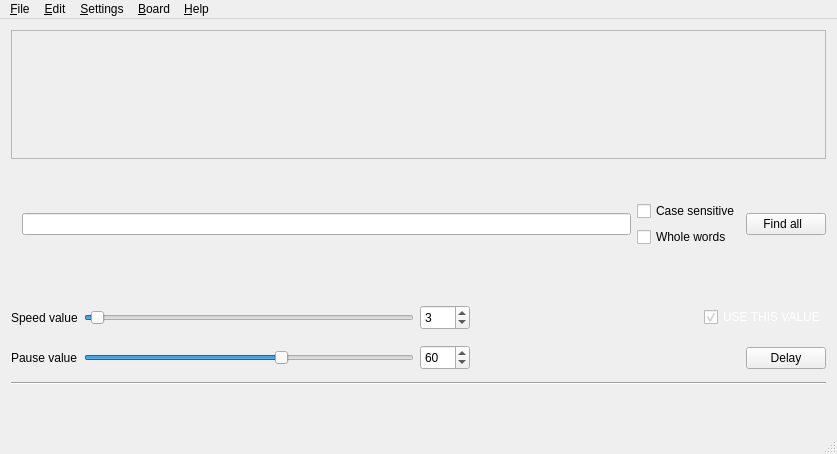
<?xml version="1.0" encoding="UTF-8"?>
<ui version="4.0">
 <class>MainWindow</class>
 <widget class="QMainWindow" name="MainWindow">
  <property name="enabled">
   <bool>true</bool>
  </property>
  <property name="geometry">
   <rect>
    <x>0</x>
    <y>0</y>
    <width>837</width>
    <height>454</height>
   </rect>
  </property>
  <property name="windowTitle">
   <string>MainWindow</string>
  </property>
  <property name="toolTip">
   <string/>
  </property>
  <property name="statusTip">
   <string/>
  </property>
  <property name="whatsThis">
   <string/>
  </property>
  <property name="accessibleName">
   <string comment="7" extracomment="8"/>
  </property>
  <property name="accessibleDescription">
   <string/>
  </property>
  <property name="locale">
   <locale language="Ukrainian" country="Ukraine"/>
  </property>
  <widget class="QWidget" name="centralWidget">
   <property name="focusPolicy">
    <enum>Qt::NoFocus</enum>
   </property>
   <layout class="QGridLayout" name="gridLayout">
    <item row="0" column="0">
     <layout class="QVBoxLayout" name="verticalLayout">
      <item>
       <widget class="QFrame" name="frame">
        <property name="frameShape">
         <enum>QFrame::StyledPanel</enum>
        </property>
        <property name="frameShadow">
         <enum>QFrame::Raised</enum>
        </property>
       </widget>
      </item>
      <item>
       <widget class="QWidget" name="widget_Find" native="true">
        <layout class="QVBoxLayout" name="verticalLayout_3">
         <property name="spacing">
          <number>0</number>
         </property>
         <property name="topMargin">
          <number>0</number>
         </property>
         <property name="rightMargin">
          <number>0</number>
         </property>
         <item>
          <layout class="QHBoxLayout" name="horizontalLayout">
           <property name="spacing">
            <number>6</number>
           </property>
           <item>
            <widget class="QLineEdit" name="lineEdit_Find">
             <property name="clearButtonEnabled">
              <bool>true</bool>
             </property>
            </widget>
           </item>
           <item>
            <layout class="QVBoxLayout" name="flags">
             <item>
              <widget class="QCheckBox" name="check_case_sensitive">
               <property name="text">
                <string>Case sensitive</string>
               </property>
              </widget>
             </item>
             <item>
              <widget class="QCheckBox" name="check_whole_words">
               <property name="text">
                <string>Whole words</string>
               </property>
              </widget>
             </item>
            </layout>
           </item>
           <item>
            <widget class="QPushButton" name="button_Find">
             <property name="minimumSize">
              <size>
               <width>80</width>
               <height>0</height>
              </size>
             </property>
             <property name="text">
              <string>Find all  </string>
             </property>
            </widget>
           </item>
          </layout>
         </item>
        </layout>
       </widget>
      </item>
     </layout>
    </item>
    <item row="4" column="0">
     <layout class="QHBoxLayout" name="horizontalLayout_4">
      <item>
       <layout class="QHBoxLayout" name="toolBarLayout">
        <item>
         <widget class="QPushButton" name="delayBtn">
          <property name="minimumSize">
           <size>
            <width>30</width>
            <height>30</height>
           </size>
          </property>
          <property name="maximumSize">
           <size>
            <width>30</width>
            <height>30</height>
           </size>
          </property>
          <property name="acceptDrops">
           <bool>false</bool>
          </property>
          <property name="toolTip">
           <string/>
          </property>
          <property name="statusTip">
           <string/>
          </property>
          <property name="whatsThis">
           <string/>
          </property>
          <property name="accessibleName">
           <string/>
          </property>
          <property name="accessibleDescription">
           <string/>
          </property>
          <property name="autoFillBackground">
           <bool>false</bool>
          </property>
          <property name="text">
           <string comment="2" extracomment="3"/>
          </property>
          <property name="icon">
           <iconset resource="icons.qrc">
            <normaloff>:/icons/pause-icon.png</normaloff>:/icons/pause-icon.png</iconset>
          </property>
          <property name="iconSize">
           <size>
            <width>24</width>
            <height>24</height>
           </size>
          </property>
          <property name="checkable">
           <bool>false</bool>
          </property>
          <property name="autoRepeat">
           <bool>false</bool>
          </property>
          <property name="autoDefault">
           <bool>false</bool>
          </property>
          <property name="default">
           <bool>false</bool>
          </property>
          <property name="flat">
           <bool>true</bool>
          </property>
         </widget>
        </item>
        <item>
         <widget class="QPushButton" name="speedBtn">
          <property name="minimumSize">
           <size>
            <width>30</width>
            <height>30</height>
           </size>
          </property>
          <property name="maximumSize">
           <size>
            <width>30</width>
            <height>30</height>
           </size>
          </property>
          <property name="text">
           <string/>
          </property>
          <property name="icon">
           <iconset resource="icons.qrc">
            <normaloff>:/icons/speed-icon.png</normaloff>:/icons/speed-icon.png</iconset>
          </property>
          <property name="iconSize">
           <size>
            <width>24</width>
            <height>24</height>
           </size>
          </property>
          <property name="flat">
           <bool>true</bool>
          </property>
         </widget>
        </item>
        <item>
         <widget class="QPushButton" name="backBtn">
          <property name="minimumSize">
           <size>
            <width>30</width>
            <height>30</height>
           </size>
          </property>
          <property name="maximumSize">
           <size>
            <width>30</width>
            <height>30</height>
           </size>
          </property>
          <property name="text">
           <string/>
          </property>
          <property name="icon">
           <iconset resource="icons.qrc">
            <normaloff>:/icons/next-2-icon.png</normaloff>:/icons/next-2-icon.png</iconset>
          </property>
          <property name="iconSize">
           <size>
            <width>24</width>
            <height>24</height>
           </size>
          </property>
          <property name="flat">
           <bool>true</bool>
          </property>
         </widget>
        </item>
        <item>
         <widget class="QPushButton" name="animationBtn">
          <property name="minimumSize">
           <size>
            <width>30</width>
            <height>30</height>
           </size>
          </property>
          <property name="maximumSize">
           <size>
            <width>30</width>
            <height>30</height>
           </size>
          </property>
          <property name="text">
           <string/>
          </property>
          <property name="icon">
           <iconset resource="icons.qrc">
            <normaloff>:/icons/remove-icon.png</normaloff>:/icons/remove-icon.png</iconset>
          </property>
          <property name="iconSize">
           <size>
            <width>24</width>
            <height>24</height>
           </size>
          </property>
          <property name="default">
           <bool>false</bool>
          </property>
          <property name="flat">
           <bool>true</bool>
          </property>
         </widget>
        </item>
        <item>
         <widget class="QPushButton" name="crossBtn">
          <property name="minimumSize">
           <size>
            <width>30</width>
            <height>30</height>
           </size>
          </property>
          <property name="maximumSize">
           <size>
            <width>30</width>
            <height>30</height>
           </size>
          </property>
          <property name="text">
           <string/>
          </property>
          <property name="icon">
           <iconset resource="icons.qrc">
            <normaloff>:/icons/Actions-format-text-strikethrough-icon.png</normaloff>:/icons/Actions-format-text-strikethrough-icon.png</iconset>
          </property>
          <property name="iconSize">
           <size>
            <width>24</width>
            <height>24</height>
           </size>
          </property>
          <property name="flat">
           <bool>true</bool>
          </property>
         </widget>
        </item>
        <item>
         <widget class="QPushButton" name="colorBtn">
          <property name="minimumSize">
           <size>
            <width>30</width>
            <height>30</height>
           </size>
          </property>
          <property name="maximumSize">
           <size>
            <width>30</width>
            <height>30</height>
           </size>
          </property>
          <property name="text">
           <string/>
          </property>
          <property name="icon">
           <iconset resource="icons.qrc">
            <normaloff>:/icons/ToolBar-color.png</normaloff>:/icons/ToolBar-color.png</iconset>
          </property>
          <property name="iconSize">
           <size>
            <width>24</width>
            <height>24</height>
           </size>
          </property>
          <property name="flat">
           <bool>true</bool>
          </property>
         </widget>
        </item>
        <item>
         <widget class="QPushButton" name="clearBtn">
          <property name="minimumSize">
           <size>
            <width>30</width>
            <height>30</height>
           </size>
          </property>
          <property name="maximumSize">
           <size>
            <width>30</width>
            <height>30</height>
           </size>
          </property>
          <property name="text">
           <string/>
          </property>
          <property name="icon">
           <iconset resource="icons.qrc">
            <normaloff>:/icons/Actions-edit-clear-icon.png</normaloff>:/icons/Actions-edit-clear-icon.png</iconset>
          </property>
          <property name="iconSize">
           <size>
            <width>24</width>
            <height>24</height>
           </size>
          </property>
          <property name="autoDefault">
           <bool>false</bool>
          </property>
          <property name="default">
           <bool>false</bool>
          </property>
          <property name="flat">
           <bool>true</bool>
          </property>
         </widget>
        </item>
       </layout>
      </item>
      <item>
       <spacer name="horizontalSpacer">
        <property name="orientation">
         <enum>Qt::Horizontal</enum>
        </property>
        <property name="sizeHint" stdset="0">
         <size>
          <width>307</width>
          <height>20</height>
         </size>
        </property>
       </spacer>
      </item>
     </layout>
    </item>
    <item row="3" column="0">
     <widget class="Line" name="line">
      <property name="minimumSize">
       <size>
        <width>0</width>
        <height>0</height>
       </size>
      </property>
      <property name="orientation">
       <enum>Qt::Horizontal</enum>
      </property>
     </widget>
    </item>
    <item row="1" column="0">
     <widget class="QWidget" name="widget_speedTB" native="true">
      <property name="minimumSize">
       <size>
        <width>0</width>
        <height>35</height>
       </size>
      </property>
      <property name="maximumSize">
       <size>
        <width>16777215</width>
        <height>35</height>
       </size>
      </property>
      <layout class="QGridLayout" name="gridLayout_2">
       <property name="leftMargin">
        <number>0</number>
       </property>
       <property name="topMargin">
        <number>0</number>
       </property>
       <property name="rightMargin">
        <number>0</number>
       </property>
       <property name="bottomMargin">
        <number>0</number>
       </property>
       <property name="spacing">
        <number>0</number>
       </property>
       <item row="0" column="0">
        <layout class="QHBoxLayout" name="horizontalLayout_3">
         <item>
          <widget class="QLabel" name="label">
           <property name="text">
            <string>Speed value</string>
           </property>
           <property name="scaledContents">
            <bool>false</bool>
           </property>
          </widget>
         </item>
         <item>
          <widget class="QSlider" name="slider_speedTB">
           <property name="minimumSize">
            <size>
             <width>330</width>
             <height>25</height>
            </size>
           </property>
           <property name="maximumSize">
            <size>
             <width>330</width>
             <height>25</height>
            </size>
           </property>
           <property name="minimum">
            <number>1</number>
           </property>
           <property name="value">
            <number>3</number>
           </property>
           <property name="orientation">
            <enum>Qt::Horizontal</enum>
           </property>
          </widget>
         </item>
         <item>
          <widget class="QSpinBox" name="spinBox_speedTB">
           <property name="minimumSize">
            <size>
             <width>50</width>
             <height>25</height>
            </size>
           </property>
           <property name="maximumSize">
            <size>
             <width>50</width>
             <height>25</height>
            </size>
           </property>
           <property name="minimum">
            <number>1</number>
           </property>
           <property name="value">
            <number>3</number>
           </property>
          </widget>
         </item>
         <item>
          <spacer name="horizontalSpacer_3">
           <property name="orientation">
            <enum>Qt::Horizontal</enum>
           </property>
           <property name="sizeHint" stdset="0">
            <size>
             <width>108</width>
             <height>13</height>
            </size>
           </property>
          </spacer>
         </item>
         <item>
          <widget class="QLabel" name="expected_time">
           <property name="styleSheet">
            <string notr="true">color: &quot;white&quot;;</string>
           </property>
           <property name="text">
            <string/>
           </property>
          </widget>
         </item>
         <item>
          <spacer name="horizontalSpacer_4">
           <property name="orientation">
            <enum>Qt::Horizontal</enum>
           </property>
           <property name="sizeHint" stdset="0">
            <size>
             <width>67</width>
             <height>13</height>
            </size>
           </property>
          </spacer>
         </item>
         <item>
          <widget class="QCheckBox" name="check_use_speed_value">
           <property name="styleSheet">
            <string notr="true">color : rgb(255, 255, 255)</string>
           </property>
           <property name="text">
            <string>USE THIS VALUE</string>
           </property>
           <property name="checked">
            <bool>true</bool>
           </property>
          </widget>
         </item>
        </layout>
       </item>
      </layout>
     </widget>
    </item>
    <item row="2" column="0">
     <widget class="QWidget" name="widget_delayTB" native="true">
      <property name="minimumSize">
       <size>
        <width>0</width>
        <height>35</height>
       </size>
      </property>
      <property name="maximumSize">
       <size>
        <width>16777215</width>
        <height>35</height>
       </size>
      </property>
      <layout class="QVBoxLayout" name="verticalLayout_2">
       <property name="leftMargin">
        <number>0</number>
       </property>
       <property name="topMargin">
        <number>0</number>
       </property>
       <property name="rightMargin">
        <number>0</number>
       </property>
       <property name="bottomMargin">
        <number>0</number>
       </property>
       <item>
        <layout class="QHBoxLayout" name="horizontalLayout_2">
         <item>
          <widget class="QLabel" name="label_delayTB">
           <property name="text">
            <string>Pause value</string>
           </property>
          </widget>
         </item>
         <item>
          <widget class="QSlider" name="slider_delayTB">
           <property name="minimumSize">
            <size>
             <width>330</width>
             <height>25</height>
            </size>
           </property>
           <property name="maximumSize">
            <size>
             <width>16777215</width>
             <height>25</height>
            </size>
           </property>
           <property name="minimum">
            <number>1</number>
           </property>
           <property name="singleStep">
            <number>1</number>
           </property>
           <property name="pageStep">
            <number>5</number>
           </property>
           <property name="value">
            <number>60</number>
           </property>
           <property name="orientation">
            <enum>Qt::Horizontal</enum>
           </property>
           <property name="tickPosition">
            <enum>QSlider::NoTicks</enum>
           </property>
          </widget>
         </item>
         <item>
          <widget class="QSpinBox" name="spinBox_delayTB">
           <property name="minimumSize">
            <size>
             <width>50</width>
             <height>25</height>
            </size>
           </property>
           <property name="maximumSize">
            <size>
             <width>50</width>
             <height>25</height>
            </size>
           </property>
           <property name="minimum">
            <number>1</number>
           </property>
           <property name="value">
            <number>60</number>
           </property>
          </widget>
         </item>
         <item>
          <spacer name="horizontalSpacer_2">
           <property name="orientation">
            <enum>Qt::Horizontal</enum>
           </property>
           <property name="sizeHint" stdset="0">
            <size>
             <width>2000</width>
             <height>30</height>
            </size>
           </property>
          </spacer>
         </item>
         <item>
          <widget class="QPushButton" name="button_Delay">
           <property name="text">
            <string>Delay</string>
           </property>
          </widget>
         </item>
        </layout>
       </item>
      </layout>
     </widget>
    </item>
   </layout>
   <zorder>widget_delayTB</zorder>
   <zorder>line</zorder>
   <zorder>widget_speedTB</zorder>
   <zorder></zorder>
  </widget>
  <widget class="QMenuBar" name="menuBar">
   <property name="geometry">
    <rect>
     <x>0</x>
     <y>0</y>
     <width>837</width>
     <height>21</height>
    </rect>
   </property>
   <widget class="QMenu" name="menu_File">
    <property name="title">
     <string>&amp;File</string>
    </property>
    <addaction name="action_New"/>
    <addaction name="action_Open"/>
    <addaction name="action_Save"/>
    <addaction name="action_Save_as"/>
    <addaction name="separator"/>
   </widget>
   <widget class="QMenu" name="menu_Edit">
    <property name="title">
     <string>&amp;Edit</string>
    </property>
    <addaction name="action_Undo"/>
    <addaction name="action_Redo"/>
    <addaction name="separator"/>
    <addaction name="action_Cut"/>
    <addaction name="action_Copy"/>
    <addaction name="action_Paste"/>
    <addaction name="action_Select_all"/>
    <addaction name="separator"/>
    <addaction name="action_Find"/>
   </widget>
   <widget class="QMenu" name="menu_Settings">
    <property name="title">
     <string>&amp;Settings</string>
    </property>
    <addaction name="action_Font"/>
    <addaction name="action_Color"/>
    <addaction name="action_Board_Font"/>
    <addaction name="action_Board_Color"/>
    <addaction name="separator"/>
    <addaction name="action_Reset_default"/>
   </widget>
   <widget class="QMenu" name="menu_Board">
    <property name="title">
     <string>&amp;Board</string>
    </property>
    <addaction name="action_Show"/>
    <addaction name="action_Hide"/>
    <addaction name="separator"/>
    <addaction name="action_Play"/>
    <addaction name="action_Pause"/>
    <addaction name="action_Stop"/>
    <addaction name="actionRecord_to_file"/>
    <addaction name="actionSend_to_youTube"/>
    <addaction name="actionClear_drawing"/>
    <addaction name="actionShow_last_drawing"/>
    <addaction name="actionSave_drawing"/>
    <addaction name="actionLoad_drawing_temp"/>
   </widget>
   <widget class="QMenu" name="menu_Help">
    <property name="title">
     <string>&amp;Help</string>
    </property>
    <addaction name="action_About"/>
   </widget>
   <addaction name="menu_File"/>
   <addaction name="menu_Edit"/>
   <addaction name="menu_Settings"/>
   <addaction name="menu_Board"/>
   <addaction name="menu_Help"/>
  </widget>
  <widget class="QStatusBar" name="statusBar">
   <property name="autoFillBackground">
    <bool>false</bool>
   </property>
   <property name="styleSheet">
    <string notr="true">color: rgb(255, 5, 9);</string>
   </property>
  </widget>
  <action name="action_New">
   <property name="icon">
    <iconset resource="icons.qrc">
     <normaloff>:/icons/new-file-icon.png</normaloff>:/icons/new-file-icon.png</iconset>
   </property>
   <property name="text">
    <string>&amp;New</string>
   </property>
   <property name="shortcut">
    <string>Ctrl+N</string>
   </property>
  </action>
  <action name="action_Open">
   <property name="icon">
    <iconset resource="icons.qrc">
     <normaloff>:/icons/open-file-icon.png</normaloff>:/icons/open-file-icon.png</iconset>
   </property>
   <property name="text">
    <string>&amp;Open</string>
   </property>
   <property name="shortcut">
    <string>Ctrl+O</string>
   </property>
  </action>
  <action name="action_Save">
   <property name="icon">
    <iconset resource="icons.qrc">
     <normaloff>:/icons/Save-icon.png</normaloff>:/icons/Save-icon.png</iconset>
   </property>
   <property name="text">
    <string>&amp;Save</string>
   </property>
   <property name="shortcut">
    <string>Ctrl+S</string>
   </property>
  </action>
  <action name="action_Save_as">
   <property name="icon">
    <iconset resource="icons.qrc">
     <normaloff>:/icons/Save-as-icon.png</normaloff>:/icons/Save-as-icon.png</iconset>
   </property>
   <property name="text">
    <string>Save &amp;as...</string>
   </property>
  </action>
  <action name="action_Exit">
   <property name="icon">
    <iconset resource="icons.qrc">
     <normaloff>:/icons/Close-2-icon.png</normaloff>:/icons/Close-2-icon.png</iconset>
   </property>
   <property name="text">
    <string>&amp;Exit</string>
   </property>
   <property name="shortcut">
    <string>Ctrl+Q</string>
   </property>
  </action>
  <action name="action_Undo">
   <property name="enabled">
    <bool>true</bool>
   </property>
   <property name="icon">
    <iconset resource="icons.qrc">
     <normaloff>:/icons/undo-icon.png</normaloff>:/icons/undo-icon.png</iconset>
   </property>
   <property name="text">
    <string>&amp;Undo</string>
   </property>
  </action>
  <action name="action_Redo">
   <property name="enabled">
    <bool>true</bool>
   </property>
   <property name="icon">
    <iconset resource="icons.qrc">
     <normaloff>:/icons/redo-icon.png</normaloff>:/icons/redo-icon.png</iconset>
   </property>
   <property name="text">
    <string>&amp;Redo</string>
   </property>
  </action>
  <action name="action_Cut">
   <property name="icon">
    <iconset resource="icons.qrc">
     <normaloff>:/icons/cut-icon.png</normaloff>:/icons/cut-icon.png</iconset>
   </property>
   <property name="text">
    <string>&amp;Cut</string>
   </property>
   <property name="toolTip">
    <string>Cut</string>
   </property>
  </action>
  <action name="action_Copy">
   <property name="icon">
    <iconset resource="icons.qrc">
     <normaloff>:/icons/Copy-icon.png</normaloff>:/icons/Copy-icon.png</iconset>
   </property>
   <property name="text">
    <string>&amp;Copy</string>
   </property>
  </action>
  <action name="action_Paste">
   <property name="icon">
    <iconset resource="icons.qrc">
     <normaloff>:/icons/Paste-icon.png</normaloff>:/icons/Paste-icon.png</iconset>
   </property>
   <property name="text">
    <string>&amp;Paste</string>
   </property>
   <property name="autoRepeat">
    <bool>true</bool>
   </property>
  </action>
  <action name="action_Find">
   <property name="icon">
    <iconset resource="icons.qrc">
     <normaloff>:/icons/search-icon.png</normaloff>:/icons/search-icon.png</iconset>
   </property>
   <property name="text">
    <string>&amp;Find</string>
   </property>
  </action>
  <action name="action_Font">
   <property name="icon">
    <iconset resource="icons.qrc">
     <normaloff>:/icons/font-x-generic-icon.png</normaloff>:/icons/font-x-generic-icon.png</iconset>
   </property>
   <property name="text">
    <string>&amp;Font</string>
   </property>
  </action>
  <action name="action_Color">
   <property name="enabled">
    <bool>true</bool>
   </property>
   <property name="icon">
    <iconset resource="icons.qrc">
     <normaloff>:/icons/colors-icon.png</normaloff>:/icons/colors-icon.png</iconset>
   </property>
   <property name="text">
    <string>&amp;Color</string>
   </property>
   <property name="visible">
    <bool>true</bool>
   </property>
  </action>
  <action name="action_Reset_default">
   <property name="icon">
    <iconset resource="icons.qrc">
     <normaloff>:/icons/default_programs.png</normaloff>:/icons/default_programs.png</iconset>
   </property>
   <property name="text">
    <string>&amp;Reset default</string>
   </property>
  </action>
  <action name="action_Show">
   <property name="icon">
    <iconset resource="icons.qrc">
     <normaloff>:/icons/gnome_show_desktop.png</normaloff>:/icons/gnome_show_desktop.png</iconset>
   </property>
   <property name="text">
    <string>Sho&amp;w</string>
   </property>
  </action>
  <action name="action_Hide">
   <property name="icon">
    <iconset resource="icons.qrc">
     <normaloff>:/icons/hide_icon.png</normaloff>:/icons/hide_icon.png</iconset>
   </property>
   <property name="text">
    <string>&amp;Hide</string>
   </property>
  </action>
  <action name="action_Play">
   <property name="enabled">
    <bool>false</bool>
   </property>
   <property name="icon">
    <iconset resource="icons.qrc">
     <normaloff>:/icons/play-8-icon.png</normaloff>:/icons/play-8-icon.png</iconset>
   </property>
   <property name="text">
    <string>&amp;Play</string>
   </property>
  </action>
  <action name="action_Pause">
   <property name="enabled">
    <bool>false</bool>
   </property>
   <property name="icon">
    <iconset resource="icons.qrc">
     <normaloff>:/icons/pause-icon.png</normaloff>:/icons/pause-icon.png</iconset>
   </property>
   <property name="text">
    <string>P&amp;ause</string>
   </property>
  </action>
  <action name="action_Stop">
   <property name="enabled">
    <bool>false</bool>
   </property>
   <property name="icon">
    <iconset resource="icons.qrc">
     <normaloff>:/icons/stop_icon.png</normaloff>:/icons/stop_icon.png</iconset>
   </property>
   <property name="text">
    <string>S&amp;top</string>
   </property>
  </action>
  <action name="action_About">
   <property name="icon">
    <iconset resource="icons.qrc">
     <normaloff>:/icons/info.png</normaloff>:/icons/info.png</iconset>
   </property>
   <property name="text">
    <string>&amp;About</string>
   </property>
  </action>
  <action name="action_delayTB">
   <property name="icon">
    <iconset resource="icons.qrc">
     <normaloff>:/icons/pause-icon.png</normaloff>:/icons/pause-icon.png</iconset>
   </property>
   <property name="text">
    <string>\p</string>
   </property>
   <property name="toolTip">
    <string>&lt;html&gt;&lt;head/&gt;&lt;body&gt;&lt;p&gt;Delay (Alt + 1)&lt;/p&gt;&lt;p&gt;Long pressing - open delay menu&lt;/p&gt;&lt;/body&gt;&lt;/html&gt;</string>
   </property>
   <property name="shortcut">
    <string>Alt+1</string>
   </property>
  </action>
  <action name="action_clearTB">
   <property name="icon">
    <iconset resource="icons.qrc">
     <normaloff>:/icons/Actions-edit-clear-icon.png</normaloff>:/icons/Actions-edit-clear-icon.png</iconset>
   </property>
   <property name="text">
    <string>\a</string>
   </property>
   <property name="toolTip">
    <string>&lt;html&gt;&lt;head/&gt;&lt;body&gt;&lt;p&gt;Clear (Alt + C)&lt;/p&gt;&lt;p&gt;Clears screen&lt;/p&gt;&lt;/body&gt;&lt;/html&gt;</string>
   </property>
   <property name="shortcut">
    <string>Alt+C</string>
   </property>
  </action>
  <action name="action_colorTB">
   <property name="enabled">
    <bool>true</bool>
   </property>
   <property name="icon">
    <iconset resource="icons.qrc">
     <normaloff>:/icons/ToolBar-color.png</normaloff>:/icons/ToolBar-color.png</iconset>
   </property>
   <property name="text">
    <string>\c</string>
   </property>
   <property name="toolTip">
    <string>&lt;html&gt;&lt;head/&gt;&lt;body&gt;&lt;p&gt;Color (Alt + 5)&lt;/p&gt;&lt;/body&gt;&lt;/html&gt;</string>
   </property>
   <property name="shortcut">
    <string>Alt+5</string>
   </property>
  </action>
  <action name="action_backTB">
   <property name="checkable">
    <bool>false</bool>
   </property>
   <property name="icon">
    <iconset resource="icons.qrc">
     <normaloff>:/icons/next-2-icon.png</normaloff>:/icons/next-2-icon.png</iconset>
   </property>
   <property name="text">
    <string>\n</string>
   </property>
   <property name="toolTip">
    <string>&lt;html&gt;&lt;head/&gt;&lt;body&gt;&lt;p&gt;Back (Alt + 2)&lt;/p&gt;&lt;p&gt;Returns carete for 1 symbol &lt;/p&gt;&lt;/body&gt;&lt;/html&gt;</string>
   </property>
   <property name="shortcut">
    <string>Alt+2</string>
   </property>
  </action>
  <action name="action_crossTB">
   <property name="icon">
    <iconset resource="icons.qrc">
     <normaloff>:/icons/Actions-format-text-strikethrough-icon.png</normaloff>:/icons/Actions-format-text-strikethrough-icon.png</iconset>
   </property>
   <property name="text">
    <string>\-</string>
   </property>
   <property name="toolTip">
    <string>&lt;html&gt;&lt;head/&gt;&lt;body&gt;&lt;p&gt;Cross out (Alt + 4)&lt;/p&gt;&lt;p&gt;Crosses out previous character&lt;/p&gt;&lt;/body&gt;&lt;/html&gt;</string>
   </property>
   <property name="shortcut">
    <string>Alt+4</string>
   </property>
  </action>
  <action name="action_animatedTB">
   <property name="icon">
    <iconset resource="icons.qrc">
     <normaloff>:/icons/remove-icon.png</normaloff>:/icons/remove-icon.png</iconset>
   </property>
   <property name="text">
    <string>\&lt;001</string>
   </property>
   <property name="toolTip">
    <string>&lt;html&gt;&lt;head/&gt;&lt;body&gt;&lt;p&gt;Animated (Alt + 3)&lt;/p&gt;&lt;/body&gt;&lt;/html&gt;</string>
   </property>
   <property name="shortcut">
    <string>Alt+3</string>
   </property>
  </action>
  <action name="action_Select_all">
   <property name="enabled">
    <bool>true</bool>
   </property>
   <property name="icon">
    <iconset resource="icons.qrc">
     <normaloff>:/icons/select_all.png</normaloff>:/icons/select_all.png</iconset>
   </property>
   <property name="text">
    <string>Select all</string>
   </property>
  </action>
  <action name="action_delay_menuTB">
   <property name="checkable">
    <bool>true</bool>
   </property>
   <property name="icon">
    <iconset resource="icons.qrc">
     <normaloff>:/icons/pause-icon.png</normaloff>:/icons/pause-icon.png</iconset>
   </property>
   <property name="text">
    <string>Delay menu</string>
   </property>
   <property name="toolTip">
    <string>&lt;html&gt;&lt;head/&gt;&lt;body&gt;&lt;p&gt;Delay (Alt + 1)&lt;/p&gt;&lt;p&gt;Long pressing - open delay menu&lt;/p&gt;&lt;/body&gt;&lt;/html&gt;</string>
   </property>
   <property name="shortcut">
    <string>Alt+Q</string>
   </property>
  </action>
  <action name="action_Board_Font">
   <property name="icon">
    <iconset resource="icons.qrc">
     <normaloff>:/icons/font-x-generic-icon.png</normaloff>:/icons/font-x-generic-icon.png</iconset>
   </property>
   <property name="text">
    <string>Convas Font</string>
   </property>
  </action>
  <action name="action_Board_Color">
   <property name="icon">
    <iconset resource="icons.qrc">
     <normaloff>:/icons/ToolBar-color.png</normaloff>:/icons/ToolBar-color.png</iconset>
   </property>
   <property name="text">
    <string>Convas Color</string>
   </property>
  </action>
  <action name="actionRecord_to_file">
   <property name="checkable">
    <bool>true</bool>
   </property>
   <property name="icon">
    <iconset resource="icons.qrc">
     <normaloff>:/icons/12video icon.png</normaloff>:/icons/12video icon.png</iconset>
   </property>
   <property name="text">
    <string>Record to file</string>
   </property>
  </action>
  <action name="actionSend_to_youTube">
   <property name="icon">
    <iconset resource="icons.qrc">
     <normaloff>:/icons/youtube_icon.png</normaloff>:/icons/youtube_icon.png</iconset>
   </property>
   <property name="text">
    <string>Send to youTube</string>
   </property>
  </action>
  <action name="actionClear_drawing">
   <property name="icon">
    <iconset resource="icons.qrc">
     <normaloff>:/icons/Oxygen-Icons.org-Oxygen-Actions-edit-clear.ico</normaloff>:/icons/Oxygen-Icons.org-Oxygen-Actions-edit-clear.ico</iconset>
   </property>
   <property name="text">
    <string>Clear drawing</string>
   </property>
  </action>
  <action name="actionShow_last_drawing">
   <property name="icon">
    <iconset resource="icons.qrc">
     <normaloff>:/icons/ip_icon_04_New.png</normaloff>:/icons/ip_icon_04_New.png</iconset>
   </property>
   <property name="text">
    <string>Show last drawing</string>
   </property>
  </action>
  <action name="actionSave_drawing">
   <property name="icon">
    <iconset resource="../TimeLine/icons_timeLine.qrc">
     <normaloff>:/iphone_toolbar_icons/disk.png</normaloff>:/iphone_toolbar_icons/disk.png</iconset>
   </property>
   <property name="text">
    <string>Save drawing</string>
   </property>
  </action>
  <action name="actionLoad_drawing_temp">
   <property name="icon">
    <iconset resource="icons.qrc">
     <normaloff>:/icons/new-icon.png</normaloff>:/icons/new-icon.png</iconset>
   </property>
   <property name="text">
    <string>Load drawing (temp)</string>
   </property>
  </action>
  <action name="actionNew">
   <property name="icon">
    <iconset resource="icons.qrc">
     <normaloff>:/icons/new-file-icon.png</normaloff>:/icons/new-file-icon.png</iconset>
   </property>
   <property name="text">
    <string>New</string>
   </property>
  </action>
  <action name="actionOpen">
   <property name="icon">
    <iconset resource="icons.qrc">
     <normaloff>:/icons/open-file-icon.png</normaloff>:/icons/open-file-icon.png</iconset>
   </property>
   <property name="text">
    <string>Open</string>
   </property>
  </action>
  <action name="actionSave">
   <property name="text">
    <string>Save</string>
   </property>
  </action>
 </widget>
 <layoutdefault spacing="6" margin="11"/>
 <resources>
  <include location="../TimeLine/icons_timeLine.qrc"/>
  <include location="icons.qrc"/>
 </resources>
 <connections>
  <connection>
   <sender>spinBox_delayTB</sender>
   <signal>valueChanged(int)</signal>
   <receiver>slider_delayTB</receiver>
   <slot>setValue(int)</slot>
   <hints>
    <hint type="sourcelabel">
     <x>480</x>
     <y>253</y>
    </hint>
    <hint type="destinationlabel">
     <x>423</x>
     <y>253</y>
    </hint>
   </hints>
  </connection>
  <connection>
   <sender>slider_delayTB</sender>
   <signal>valueChanged(int)</signal>
   <receiver>spinBox_delayTB</receiver>
   <slot>setValue(int)</slot>
   <hints>
    <hint type="sourcelabel">
     <x>423</x>
     <y>253</y>
    </hint>
    <hint type="destinationlabel">
     <x>480</x>
     <y>253</y>
    </hint>
   </hints>
  </connection>
  <connection>
   <sender>slider_speedTB</sender>
   <signal>valueChanged(int)</signal>
   <receiver>spinBox_speedTB</receiver>
   <slot>setValue(int)</slot>
   <hints>
    <hint type="sourcelabel">
     <x>305</x>
     <y>196</y>
    </hint>
    <hint type="destinationlabel">
     <x>490</x>
     <y>197</y>
    </hint>
   </hints>
  </connection>
  <connection>
   <sender>spinBox_speedTB</sender>
   <signal>valueChanged(int)</signal>
   <receiver>slider_speedTB</receiver>
   <slot>setValue(int)</slot>
   <hints>
    <hint type="sourcelabel">
     <x>482</x>
     <y>204</y>
    </hint>
    <hint type="destinationlabel">
     <x>391</x>
     <y>200</y>
    </hint>
   </hints>
  </connection>
 </connections>
</ui>
